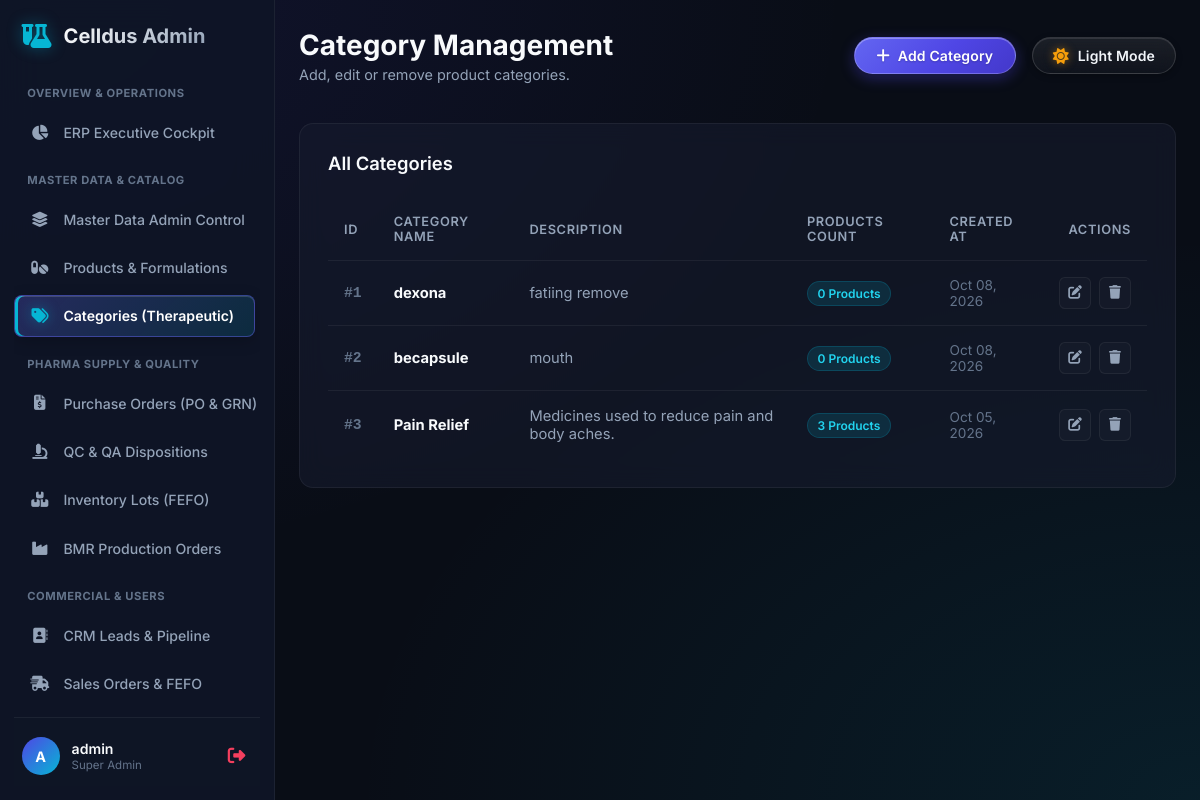
The app's page /dashboard/categories/ (signed in), older data.
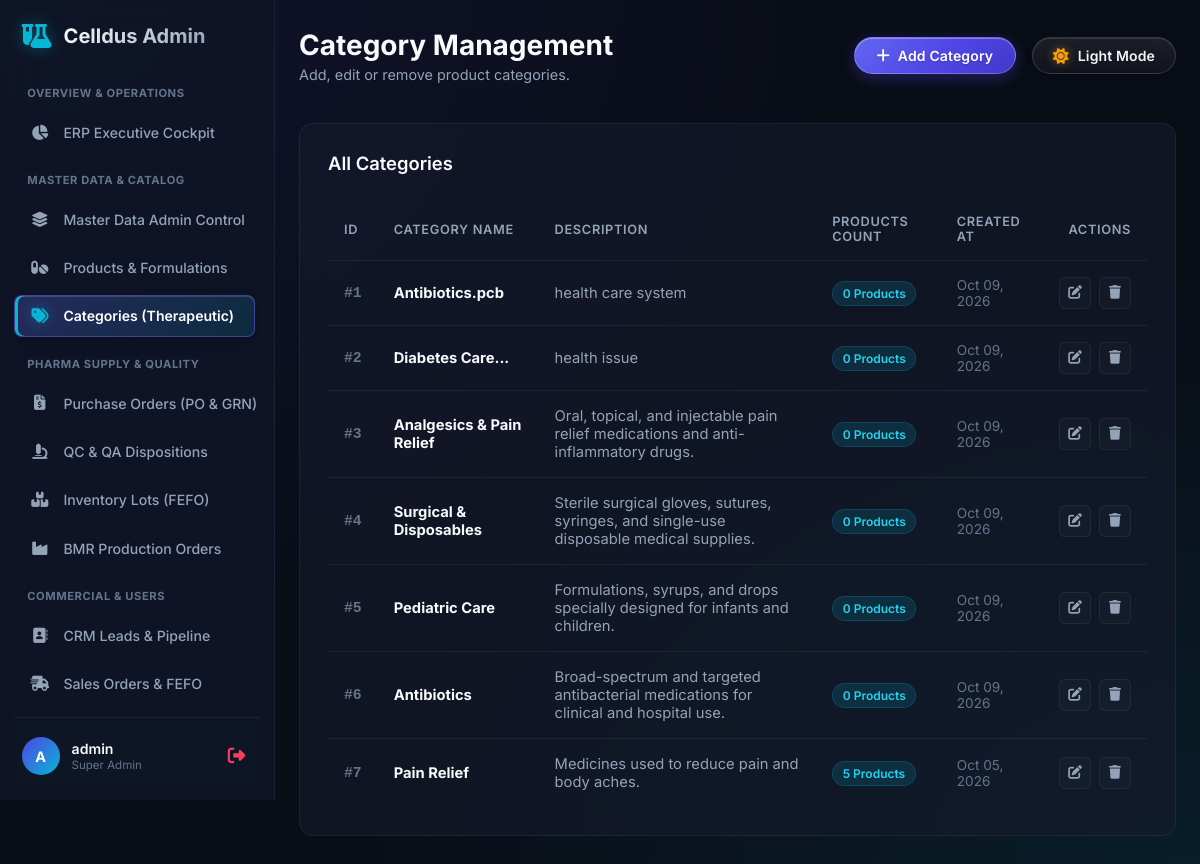
The same page, newer data.
### main/models.py (models this page shows, shortened)
class Category(models.Model):
    name = models.CharField(max_length=100, unique=True)
    description = models.TextField(blank=True)
    created_at = models.DateTimeField(auto_now_add=True)
    class Meta:
        verbose_name_plural = "Categories"

### main/views.py (the view)
# urls.py: path('dashboard/categories/', dashboard_categories, name='dashboard_categories'),
@staff_required
def dashboard_categories(request):
    categories = Category.objects.all().order_by('-created_at')
    return render(request, 'dashboard/categories.html', {"categories": categories})

### main/context_processors.py (called while the page is built)
def footer_blogs(request):
    return {"footer_blogs": Blog.objects.all().order_by('-created_at')[:2]}

### main/views.py (called while the page is built)
def staff_required(view_func):
    return user_passes_test(lambda u: u.is_active and u.is_staff, login_url='dashboard_login')(view_func)

### templates/dashboard/categories.html (shortened to what this page needs)
{% extends 'dashboard/base.html' %}
{% block page_title %}Category Management{% endblock %}
{% block page_subtitle %}Add, edit or remove product categories.{% endblock %}
{% block top_actions %}
<button class="btn btn-primary" onclick="openModal('addCategoryModal')">
    <i class="fa-solid fa-plus"></i> Add Category
</button>
{% endblock %}
{% block content %}
<div class="panel">
    <div class="panel-header">
        <h2 class="panel-title">All Categories</h2>
    </div>
    <div class="table-container">
        <table class="custom-table">
            <thead>
                <tr>
                    <th>ID</th>
                    <th>Category Name</th>
                    <th>Description</th>
                    <th>Products Count</th>
                    <th>Created At</th>
                    <th style="width: 100px; text-align: right;">Actions</th>
                </tr>
            </thead>
            <tbody>
                {% for cat in categories %}
                <tr>
                    <td style="color: var(--text-muted); font-weight: 600; font-family: monospace;">#{{ forloop.counter }}</td>
                    <td><strong style="color: var(--text-primary);">{{ cat.name }}</strong></td>
                    <td style="color: var(--text-secondary);">{{ cat.description|default:"No description" }}</td>
                    <td>
                        <span class="badge badge-info">{{ cat.products.count }} Products</span>
                    </td>
                    <td style="color: var(--text-muted); font-size: 0.85rem;">{{ cat.created_at|date:"M d, Y" }}</td>
                    <td>
                        <div class="action-btn-group" style="justify-content: flex-end;">
                            <button class="action-btn edit"
                                onclick="prepareEdit('{{ cat.id }}', '{{ cat.name|escapejs }}', '{{ cat.description|escapejs }}')"
                                title="Edit Category">
                                <i class="fa-solid fa-pen-to-square"></i>
                            </button>
                            <form id="delCatForm_{{ cat.id }}" action="{% url 'dashboard_category_delete' cat.id %}" method="POST" style="margin:0;">
                                <button type="button" class="action-btn delete"
                                    onclick="triggerGlobalDelete({
                                        formId: 'delCatForm_{{ cat.id }}',
                                        title: 'Delete Category?',
                                        itemName: '{{ cat.name|escapejs }}',
                                        itemType: 'category',
                                        warning: 'All {{ cat.products.count }} associated products in this category will also be permanently deleted!'
                                    });"
                                    title="Delete Category">
                                    <i class="fa-solid fa-trash"></i>
                                </button>
                            </form>
                        </div>
                    </td>
                </tr>
                {% empty %}
                <tr>
                    <td colspan="6" style="text-align: center; color: var(--text-muted); padding: 3rem;">
                        No categories found. Click 'Add Category' to create one.
                    </td>
                </tr>
                {% endfor %}
            </tbody>
        </table>
    </div>
</div>
{% endblock %}

Row changes from the older to the newer data that the page shows:
removed Category: name "dexona", description "fatiing remove", products.count "0", created_at "Oct 08, 2026"
removed Category: name "becapsule", description "mouth", products.count "0", created_at "Oct 08, 2026"
added Category: name "Antibiotics.pcb", description "health care system", products.count "0", created_at "Oct 09, 2026"
added Category: name "Diabetes Care...", description "health issue", products.count "0", created_at "Oct 09, 2026"
added Category: name "Analgesics & Pain Relief", description "Oral, topical, and injectable pain relief medications and anti-inflammatory drugs.", products.count "0", created_at "Oct 09, 2026"
added Category: name "Surgical & Disposables", description "Sterile surgical gloves, sutures, syringes, and single-use disposable medical supplies.", products.count "0", created_at "Oct 09, 2026"
added Category: name "Pediatric Care", description "Formulations, syrups, and drops specially designed for infants and children.", products.count "0", created_at "Oct 09, 2026"
added Category: name "Antibiotics", description "Broad-spectrum and targeted antibacterial medications for clinical and hospital use.", products.count "0", created_at "Oct 09, 2026"
computed for Category "Pain Relief": products.count "3" → "5"
